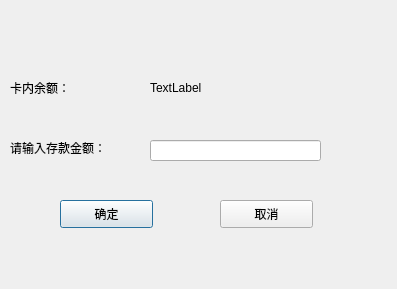
<?xml version="1.0" encoding="UTF-8"?>
<ui version="4.0">
 <class>bank_deposit</class>
 <widget class="QDialog" name="bank_deposit">
  <property name="geometry">
   <rect>
    <x>0</x>
    <y>0</y>
    <width>397</width>
    <height>289</height>
   </rect>
  </property>
  <property name="windowTitle">
   <string>Dialog</string>
  </property>
  <widget class="QLabel" name="label">
   <property name="geometry">
    <rect>
     <x>10</x>
     <y>80</y>
     <width>81</width>
     <height>16</height>
    </rect>
   </property>
   <property name="text">
    <string>卡内余额：</string>
   </property>
  </widget>
  <widget class="QLabel" name="remain">
   <property name="geometry">
    <rect>
     <x>150</x>
     <y>80</y>
     <width>171</width>
     <height>16</height>
    </rect>
   </property>
   <property name="text">
    <string>TextLabel</string>
   </property>
  </widget>
  <widget class="QLabel" name="label_3">
   <property name="geometry">
    <rect>
     <x>10</x>
     <y>140</y>
     <width>121</width>
     <height>16</height>
    </rect>
   </property>
   <property name="text">
    <string>请输入存款金额：</string>
   </property>
  </widget>
  <widget class="QLineEdit" name="deposit">
   <property name="geometry">
    <rect>
     <x>150</x>
     <y>140</y>
     <width>171</width>
     <height>21</height>
    </rect>
   </property>
  </widget>
  <widget class="QPushButton" name="ConfirmBtn">
   <property name="geometry">
    <rect>
     <x>60</x>
     <y>200</y>
     <width>93</width>
     <height>28</height>
    </rect>
   </property>
   <property name="text">
    <string>确定</string>
   </property>
  </widget>
  <widget class="QPushButton" name="CancelBtn">
   <property name="geometry">
    <rect>
     <x>220</x>
     <y>200</y>
     <width>93</width>
     <height>28</height>
    </rect>
   </property>
   <property name="text">
    <string>取消</string>
   </property>
  </widget>
 </widget>
 <resources/>
 <connections/>
</ui>
